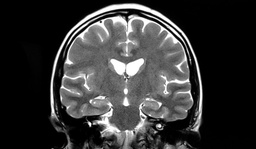
#> input picture HW2/pic4PR2/brain_mri.jpg, 256 x 149 px, shrunk from 1000 x 583 before the run
$ python HW2.py   (Python 2 division)
#> lines starting #> are read from the running program, lines starting #| are printed output that depends on the picture; after the words box and inside, x2 and y2 are one past the last pixel; in counts of white or black regions, pixels touching at a corner belong together
import matplotlib.pyplot as plt
import numpy as np
import math
import cv2
import os


# [28 lines left out: function laplacian, not called in this run]


def get_kernel(size, sigma):
    """ Get the filter with the Gaussian formula applied to its original values. """

    # Creating a vector of the desired size and evenly spaced
    kernel = np.linspace(-(size // 2), size // 2, size)

    # Calculate the gaussian for each vector element
    for i in range(size):
        kernel[i] = 1 / (np.sqrt(2 * np.pi) * sigma) * np.e ** (-np.power((kernel[i]) / sigma, 2) / 2)

    # Transform the vector into a matrix, to use in in the convolution process
    kernel = np.outer(kernel.T, kernel.T)

    # Normalizing the kernel
    kernel *= 1.0 / kernel.max()
    return kernel


def gaussian_blur(image, filter_size, color=True):
    """ Perform Gaussian Blur on an image. image_array = GRAY image's array"""
    kernel = get_kernel(filter_size, math.sqrt(filter_size))
    image_array = np.array(image)

    if color:
        # For color images, perform the process on the value channel of an HSV image
        height, width, _ = image_array.shape
        X_STEP, Y_STEP = kernel.shape

        resulting_array = np.zeros(image_array.shape)
        resulting_array[:, :, 0] = image_array[:, :, 0]
        resulting_array[:, :, 1] = image_array[:, :, 1]
        pad_height = int((X_STEP - 1) / 2)
        pad_width = int((Y_STEP - 1) / 2)

        padded_image = np.zeros((height + (2 * pad_height), width + (2 * pad_width)))
        padded_image[pad_height:padded_image.shape[0] - pad_height,
        pad_width:padded_image.shape[1] - pad_width] = image_array[:, :, 2]

        # Perfom the convolutions
        for Xo in range(height):
            for Yo in range(width):
                Xf = Xo + X_STEP
                Yf = Yo + Y_STEP
                resulting_array[Xo, Yo, 2] = np.sum(kernel * padded_image[Xo:Xf, Yo:Yf])
        resulting_array[:, :, 2] = resulting_array[:, :, 2] * 255 / np.max(resulting_array[:, :, 2])

        return resulting_array
    else:
        # For B&W images

        height, width = image_array.shape
        X_STEP, Y_STEP = kernel.shape

        resulting_array = np.zeros(image_array.shape)

        pad_height = int((X_STEP - 1) / 2)
        pad_width = int((Y_STEP - 1) / 2)

        padded_image = np.zeros((height + (2 * pad_height), width + (2 * pad_width)))
        padded_image[pad_height:padded_image.shape[0] - pad_height,
        pad_width:padded_image.shape[1] - pad_width] = image_array

        # Perfom the convolutions
        for Xo in range(height):
            for Yo in range(width):
                Xf = Xo + X_STEP
                Yf = Yo + Y_STEP
                resulting_array[Xo, Yo] = np.sum(kernel * padded_image[Xo:Xf, Yo:Yf])
        resulting_array = resulting_array * 255 / np.max(resulting_array)
        return resulting_array


def sobel_filters(image_array):
	"""Apply horizontal and vertical Sobel filters on the image array provided."""
    height, width = image_array.shape
    X_STEP = 3
    Y_STEP = 3

    # Definition of the filters
    Kx = np.array([-1, 0, 1, -2, 0, 2, -1, 0, 1], np.float32).reshape(3, 3)
    Ky = np.array([1, 2, 1, 0, 0, 0, -1, -2, -1], np.float32).reshape(3, 3)

    # The resulting image's array
    resulting_array = np.zeros((height, width, 2))

    # Pad the image with zeros
    pad_height = int((X_STEP - 1) / 2)
    pad_width = int((Y_STEP - 1) / 2)

    padded_image = np.zeros((height + (2 * pad_height), width + (2 * pad_width)))
    padded_image[pad_height:padded_image.shape[0] - pad_height,
    pad_width:padded_image.shape[1] - pad_width] = image_array

    # Apply filters
    for Xo in range(height):
        for Yo in range(width):
            Xf = Xo + X_STEP
            Yf = Yo + Y_STEP
            resulting_array[Xo, Yo, 0] = np.sum(Kx * padded_image[Xo:Xf, Yo:Yf])  # Horizontal
            resulting_array[Xo, Yo, 1] = np.sum(Ky * padded_image[Xo:Xf, Yo:Yf])  # Vertical

    # Get the gradient directions and magnitude
    gradient_directions = np.hypot(resulting_array[:, :, 0], resulting_array[:, :, 1])
    gradient_directions = gradient_directions / gradient_directions.max() * 255
    theta = np.arctan2(resulting_array[:, :, 1], resulting_array[:, :, 0])
    return (gradient_directions, theta)

def gravitational_filters(image_array):
	"""Apply the gravitational filters of the improvede Canny algorithm"""
    height, width = image_array.shape
    X_STEP = 3
    Y_STEP = 3

    # Gravitational intensity operators
    Kx = np.array([-(2**(1/2))/4, 0, (2**(1/2))/4, -1, 0, 1, -(2**(1/2))/4, 0, (2**(1/2))/4], np.float32).reshape(3, 3)
    Ky = np.array([(2**(1/2))/4, 1, (2**(1/2))/4, 0, 0, 0, -(2**(1/2))/4, -1, -(2**(1/2))/4], np.float32).reshape(3, 3)

    resulting_array = np.zeros((height, width, 2))

    # Pad the image
    pad_height = int((X_STEP - 1) / 2)
    pad_width = int((Y_STEP - 1) / 2)

    padded_image = np.zeros((height + (2 * pad_height), width + (2 * pad_width)))
    padded_image[pad_height:padded_image.shape[0] - pad_height,
    pad_width:padded_image.shape[1] - pad_width] = image_array

    for Xo in range(height):
        for Yo in range(width):
            Xf = Xo + X_STEP
            Yf = Yo + Y_STEP
            resulting_array[Xo, Yo, 0] = np.sum(Kx * padded_image[Xo:Xf, Yo:Yf])  # Horizontal
            resulting_array[Xo, Yo, 1] = np.sum(Ky * padded_image[Xo:Xf, Yo:Yf])  # Vertical

    # Get gradient directions and magnitude
    gradient_directions = np.hypot(resulting_array[:, :, 0], resulting_array[:, :, 1])
    gradient_directions = gradient_directions / gradient_directions.max() * 255
    theta = np.arctan2(resulting_array[:, :, 1], resulting_array[:, :, 0])
    return (gradient_directions, theta)


def non_maxima_supression(image_array, gradient_directions):
    # Apply the non-maxima suprresion on the image's array with the help from the gradient directions
    height, width = image_array.shape
    resulting_array = np.zeros((height, width))

    # Convert the directions to degrees, and flip negative values
    gradient_directions = gradient_directions * 180 / np.pi
    gradient_directions[gradient_directions < 0] += 180

    for X in range(1, height - 1):
        for Y in range(1, width - 1):
            resulting_array[X, Y] = image_array[X, Y]
            direction = gradient_directions[X, Y]
            #Compare intensities and keep only the strongest pixels

            # angle  0
            if (0 <= direction < 22.5) or (157.5 <= direction <= 180):
                pixel_after = image_array[X, Y + 1]
                pixel_before = image_array[X, Y - 1]
            # angle 45
            elif (22.5 <= direction < 67.5):
                pixel_after = image_array[X + 1, Y - 1]
                pixel_before = image_array[X - 1, Y + 1]
            # angle 90
            elif (67.5 <= direction < 112.5):
                pixel_after = image_array[X + 1, Y]
                pixel_before = image_array[X - 1, Y]
            # angle 135
            elif (112.5 <= direction < 157.5):
                pixel_after = image_array[X - 1, Y - 1]
                pixel_before = image_array[X + 1, Y + 1]

            if (image_array[X, Y] >= pixel_after) and (image_array[X, Y] >= pixel_before):
                resulting_array[X, Y] = image_array[X, Y]
            else:
                resulting_array[X, Y] = 0

    return resulting_array


def threshold(img, ratio = True, lowThresholdRatio=0.05, highThresholdRatio=0.09):
    # Perform the double threhsolding
    if ratio: # The parameters' values define a percentage of detail to keep
        highThreshold = img.max() * highThresholdRatio
        lowThreshold = highThreshold * lowThresholdRatio
    else: # The parameters' values give absolute intensity values
        highThreshold = highThresholdRatio
        lowThreshold = lowThresholdRatio
    result = np.zeros(img.shape)

    # Define strong and weak pixels
    strong_i, strong_j = np.where(img >= highThreshold)
    weak_i, weak_j = np.where((img <= highThreshold) & (img >= lowThreshold))

    weak_value = 25
    strong_value = 255

    # Change the intensity of the strong and weak pixels identified
    result[strong_i, strong_j] = strong_value
    result[weak_i, weak_j] = weak_value

    return (result, weak_value, strong_value)

def hysteresis(image, weak=25, strong=255):
	# Transform weak pixels into strong pixels or discard them
    img = image.copy()
    M, N = img.shape
    for i in range(1, M-1):
        for j in range(1, N-1):
            if (img[i,j] == weak):
                try:
                    if ((img[i+1, j-1] == strong) or (img[i+1, j] == strong) or (img[i+1, j+1] == strong)
                        or (img[i, j-1] == strong) or (img[i, j+1] == strong)
                        or (img[i-1, j-1] == strong) or (img[i-1, j] == strong) or (img[i-1, j+1] == strong)):
                        img[i, j] = strong
                    else:
                        img[i, j] = 0
                except IndexError as e:
                    pass
    return img

def using_improved(image_original, k = 1.3, plots = True):
	# Process the image with the improved version of the Canny edge detector

	# Gaussian smoothing filter
    image_gaussian = gaussian_blur(image_original, 5, False)

    # Gravitational filters
    gravitational_image, gradient_directions = gravitational_filters(np.array(image_gaussian))

    # Non-maxima suppression
    non_maxima_img = non_maxima_supression(gravitational_image, gradient_directions)

    width, height = image_original.shape

    # Get Eave and calculate sigma as defined by the improved Canny paper
    Eave = gravitational_image.sum()/(width*height)
    sigma = 0
    for i in range(width):
        for j in range(height):
            sigma += (gravitational_image[i,j]-Eave)**2
    sigma = (sigma / (width*height))**(1/2)

    # Define the two thresholds for the image
    highThresholdRatio = Eave + k * sigma
    lowThresholdRatio = highThresholdRatio / 2

    # Get the result
    double_threshold_img, weak_value, strong_value = threshold(non_maxima_img, ratio=False, lowThresholdRatio=lowThresholdRatio, highThresholdRatio=highThresholdRatio)
    resulting_img = hysteresis(double_threshold_img, weak_value, strong_value)

    # Get the plots of the process
    if plots:
        fig = plt.figure(figsize=(15, 15))
        rows = 2
        columns = 2

        fig.add_subplot(rows, columns, 1)
        plt.imshow(image_original, cmap='gray')
        plt.axis('off')
        plt.title("Original")

        fig.add_subplot(rows, columns, 2)
        plt.imshow(image_gaussian, cmap='gray')
        plt.axis('off')
        plt.title("Gaussian")

        fig.add_subplot(rows, columns, 3)
        plt.imshow(gravitational_image, cmap='gray')
        plt.axis('off')
        plt.title("gravitational_image")

        fig.add_subplot(rows, columns, 4)
        plt.imshow(non_maxima_img, cmap='gray')
        plt.axis('off')
        plt.title("non_maxima_img")

        plt.show()

        fig = plt.figure(figsize=(15, 15))
        rows = 1
        columns = 1

        fig.add_subplot(rows, columns, 1)
        plt.imshow(resulting_img, cmap='gray')
        plt.axis('off')
        plt.title("Non Maxima")

        plt.show()

    return resulting_img

def using_own(image_original, plots=False):
	# Process the image with the original base Canny edge detector algorithm

	# Gaussian smoothing
    image_gaussian = gaussian_blur(image_original, 5, False)

    # Sobel filters
    sobel_image, gradient_directions = sobel_filters(np.array(image_gaussian))

    # Non-maxima suppression
    non_maxima_img = non_maxima_supression(sobel_image, gradient_directions)

    # Double thresholding
    double_threshold_img, weak_value, strong_value = threshold(non_maxima_img)

    # Hysteresis process
    resulting_img = hysteresis(double_threshold_img, weak_value, strong_value)

    # Get process' plots
    if plots:
        fig = plt.figure(figsize=(15, 15))
        rows = 2
        columns = 2

        fig.add_subplot(rows, columns, 1)
        plt.imshow(image_original, cmap='gray', vmin=0, vmax=255)
        plt.axis('off')
        plt.title("B&W Image")

        fig.add_subplot(rows, columns, 2)
        plt.imshow(image_gaussian, cmap='gray')
        plt.axis('off')
        plt.title("After Gaussian Smoothing filter")

        fig.add_subplot(rows, columns, 3)
        plt.imshow(sobel_image, cmap='gray')
        plt.axis('off')
        plt.title("After Sobel filters")

        fig.add_subplot(rows, columns, 4)
        plt.imshow(non_maxima_img, cmap='gray')
        plt.axis('off')
        plt.title("Non-Maxima Suppression")

        # plt.subplots_adjust(wspace=0, hspace=0)
        plt.show()

        fig = plt.figure(figsize=(15, 15))
        rows = 1
        columns = 2

        fig.add_subplot(rows, columns, 1)
        plt.imshow(double_threshold_img, cmap='gray')
        plt.axis('off')
        plt.title("Double-Thresholding")

        fig.add_subplot(rows, columns, 2)
        plt.imshow(resulting_img, cmap='gray')
        plt.axis('off')
        plt.title("Edge tracking by Hysteresis")

        plt.show()

    return resulting_img


def using_cv2(image_original, plots=False):
    #Proces the image with the open-source libray OpenCV2

    edges = cv2.Canny(image_original, 110, 210, False)

    if plots:
        plt.subplot(121), plt.imshow(image_original, cmap='gray')
        plt.title('Original Image'), plt.xticks([]), plt.yticks([])
        plt.subplot(122), plt.imshow(edges, cmap='gray')
        plt.title('Edge Image'), plt.xticks([]), plt.yticks([])
        plt.show()

    return edges


# [17 lines left out: function compare, not called in this run]


# All the images to be tested, with their corresponding k value for the improved algorithm
images = np.array(["pic4PR2/brain_mri.jpg",1.6,
          "pic4PR2/basketball.jpg",0.7,
          "pic4PR2/balls.jpg",0.9,
          "pic4PR2/house.jpg",1.1,
          "pic4PR2/pets.jpg",1.3,
          "pic4PR2/toy_story.jpg",0.7]).reshape(6,2)

# Process all the images from the array
for image, k in images:
    image_originalColor = cv2.imread(os.path.join(os.path.dirname(__file__), image)).astype('uint8')
#> image_originalColor is the input picture: shape (149, 256, 3); min 0, max 255, mean 53

    # Get B&W image
    image_original = cv2.cvtColor(image_originalColor, cv2.COLOR_BGR2GRAY)

    # Laplacian sharpening filter
    # sharpened_image = laplacian(image_original, [0, 1, 0, 1, -4, 1, 0, 1, 0])


    # Get different versions of the Canny algorithm
    own_canny = using_own(image_original, False)
#> after the loop in non_maxima_supression, `for X in range(1, height - 1):`:
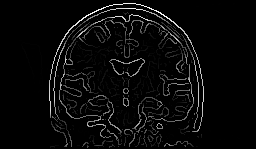
#> resulting_array: shape (149, 256) float64; min 0, max 255, mean 9.8
#> in threshold, `highThreshold = img.max() * highThresholdRatio`: highThreshold = 22.95
#> in threshold, `lowThreshold = highThreshold * lowThresholdRatio`: lowThreshold = 1.15
#> in threshold, `strong_i, strong_j = np.where(img >= highThreshold)`: strong_i = 3382 values from 3 to 147; strong_j = 3382 values, max 203 at index 1797, min 49 at index 1665, mean 126.8
#> in threshold, `weak_i, weak_j = np.where((img <= highThreshold) & (img >= lowThreshol..`: weak_i = 963 values from 24 to 147; weak_j = 963 values, max 207 at index 703, min 20 at index 49, mean 113.4
#> in using_own, `double_threshold_img, weak_value, strong_value = threshold(non_maxima_..`: weak_value = 25; strong_value = 255
#> after the loop in hysteresis, `for i in range(1, M-1):`:
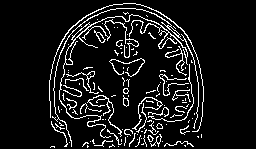
#> img: shape (149, 256) float64; 9.1% white in thin lines or dots, all inside (x1, y1, x2, y2) = (49, 3, 204, 148)

    # sharpened_canny = using_own(sharpened_image, False)
    improved_canny = using_improved(image_original, k=float(k), plots=False)
#> in gravitational_filters, `theta = np.arctan2(resulting_array[:, :, 1], resulting_array[:, :, 0])`:
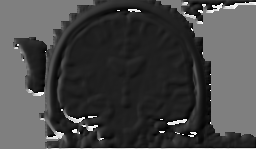
#> theta: shape (149, 256) float64; min -3.14, max 3.14, mean -1.4; drawn with min black and max white
#> in non_maxima_supression (call 2), `gradient_directions[gradient_directions < 0] += 180`:
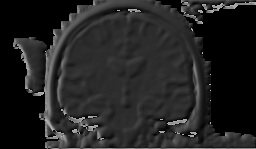
#> gradient_directions: shape (149, 256) float64; min 0, max 180, mean 35.1
#> after the loop in non_maxima_supression (call 2), `for X in range(1, height - 1):`:
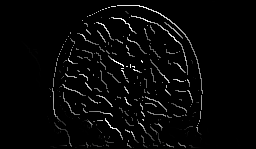
#> resulting_array: shape (149, 256) float64; min 0, max 255, mean 7.6
#> in using_improved, `Eave = gravitational_image.sum()/(width*height)`: Eave = 53.01
#> after the loop in using_improved, `for i in range(width):`: sigma = 150543262.4
#> in using_improved, `sigma = (sigma / (width*height))**(1/2)`: sigma = 1
#> in using_improved, `highThresholdRatio = Eave + k * sigma`: highThresholdRatio = 54.61
#> in using_improved, `lowThresholdRatio = highThresholdRatio / 2`: lowThresholdRatio = 27.3
#> in using_improved, `double_threshold_img, weak_value, strong_value = threshold(non_maxima_..`: weak_value = 25; strong_value = 255
#> call 2 of hysteresis, with weak = 25, strong = 255
#> after the loop in hysteresis (call 2), `for i in range(1, M-1):`:
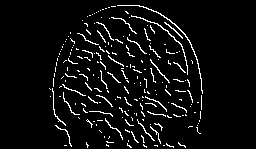
#> img: shape (149, 256) float64; 5.4% white in thin lines or dots, all inside (x1, y1, x2, y2) = (49, 5, 203, 148)
    cv2_canny = using_cv2(image_original, False)
#> in using_cv2, `edges = cv2.Canny(image_original, 110, 210, False)`:
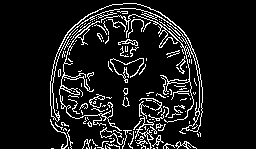
#> edges: shape (149, 256); 10.1% white in thin lines or dots, all inside (x1, y1, x2, y2) = (50, 3, 203, 149)

    # Plot results
    fig = plt.figure(figsize=(15, 15))
    rows = 2
    columns = 2

    fig.add_subplot(rows, columns, 1)
    plt.imshow(cv2.cvtColor(image_originalColor, cv2.COLOR_BGR2RGB))
    plt.axis('off')
    plt.title("Original Image")

    fig.add_subplot(rows, columns, 2)
    plt.imshow(own_canny, cmap='gray', vmin=0, vmax=255)
    plt.axis('off')
    plt.title("Canny algorithm")

    fig.add_subplot(rows, columns, 3)
    plt.imshow(improved_canny, cmap='gray')
    plt.axis('off')
    plt.title("Improved Canny algorithm")

    fig.add_subplot(rows, columns, 4)
    plt.imshow(cv2_canny, cmap='gray')
    plt.axis('off')
    plt.title("OpenCV Implementation")

    plt.show()
#> pass 2 of the loop `for image, k in images:`:
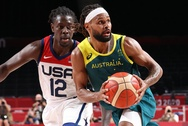
#> input picture HW2/pic4PR2/basketball.jpg, 188 x 126 px, shrunk from 736 x 491 before the run
#> image_originalColor is the input picture: shape (126, 188, 3); mean B, G, R 62.4, 67.3, 86.9
#> image_original: shape (126, 188)
#> after the loop in hysteresis (call 3), `for i in range(1, M-1):`:
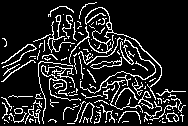
#> img: shape (126, 188) float64; 14.2% white in thin lines or dots
#> edges: shape (126, 188); 17% white in thin lines or dots
#> `plt.show()`:
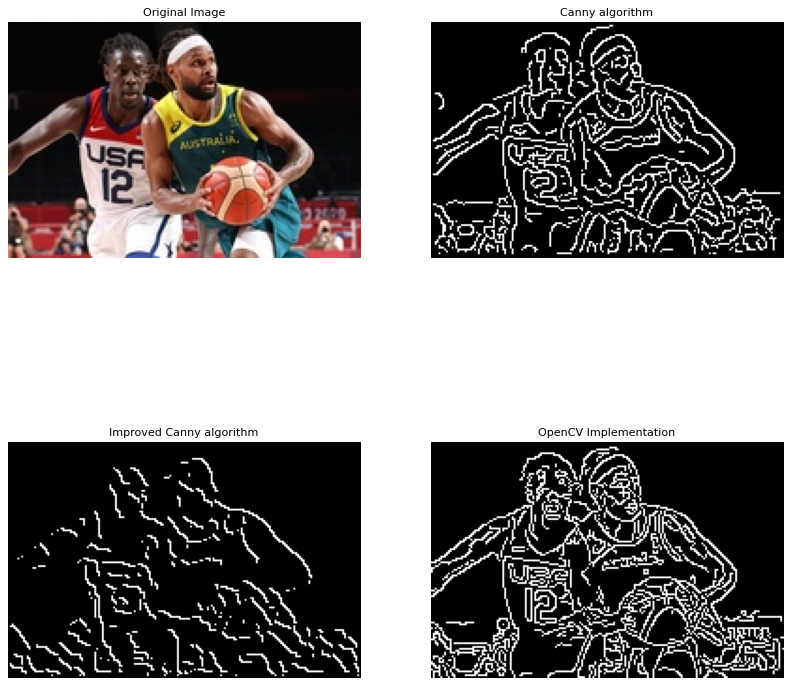
#> figure drawn by matplotlib, 4 panels
